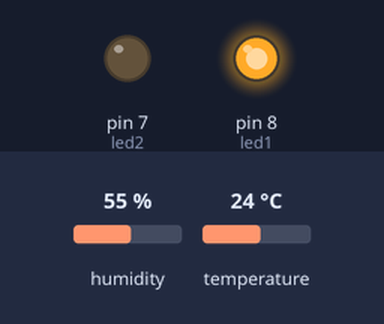
Bench run of a sketch on a simulated Arduino Uno, built with avr-gcc and run on an emulated ATmega328P. Parts: output pins drawn as LEDs (lit = HIGH). The test bench sets the inputs (shaded band); at power-on: humidity 55 %, temperature 24 °C. The local clock reads 2024-03-15 10:24:30 at power-on unless the sketch sets it; no radio packets arrive unless stated; what the sketch prints to the serial monitor is not drawn.

Above: at 3.6 s.
At 6.1 s:
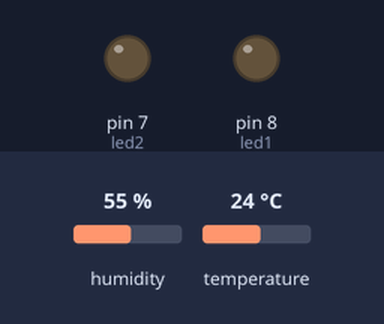
Timing chart, 0 to 8.8 s (numbered marks = the images above):
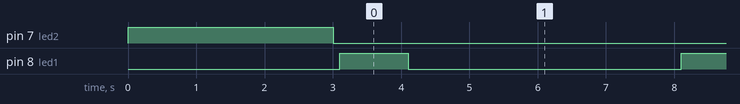

The sketch:

coletor.ino
```cpp
#include <Wire.h>        //Biblioteca para manipulação do protocolo I2C
#include <RTClib.h>
#include <dht.h>
#include <nRF24L01.h>
#include <RF24.h>

#define led1 8      //led de inicialização se estiver tudo ok!!!!
#define led2 7      //led de aguardo de inicialização!!!!
#define DHT11_PIN 5 //definindo pinos para leitura de dados (uidade e temperatura)
#define id 1        //definindo id do modulo transmissor

const uint64_t pipe1 = 0xE14BC8F482LL; //endereço de comunicação para abertura de pipe

dht DHT;            //objeto DHT sendo criado para extração das variáveis
RTC_DS1307 rtc;     //objeto rtc sendo criado para extração da hora
RF24 radio(9,10);   //definindo portas CE porta 9 e CSN porta 10

String enviar = "";
char buf1 [32];

void setup() {
  Serial.begin(9600);
  Serial.println("Modulo Iniciando...");
  Wire.begin();
  pinMode(led1, OUTPUT);     //definindo portas para led de verificação
  pinMode(led2, OUTPUT);     //definindo portas para led de verificação

  digitalWrite(led2, HIGH);       //acendendo led para verificação visual de inicialização
  radio.begin();                  //iniciando comunicação radio
  radio.openWritingPipe(pipe1);   //configurando endereço para comunicação pipe
  radio.stopListening();          //bloqueando estado de leitura no módulo de rádio
  radio.setDataRate(RF24_250KBPS);//Define a taxa de transmissão

  if( !rtc.begin()){
    delay(3000);
    while(true);
  }

  setTimer();
  delay(3000);
  digitalWrite(led2, LOW);   //apagando led de verificação
  Serial.println("Modulo Iniciado com sucesso");
}

void loop() {
  DateTime now = rtc.now(); //iniciando módulo RTC para leitura
  int hora = now.hour();
  int minutos = now.minute();

   // if(verificaEnvioDado(hora, minutos)){
    Serial.println("Preparando dados para envio...");
    preparaStringEnvio();
    Serial.print("Dado preparado:");
    Serial.println(buf1);
    Serial.println("Enviando dados...");
    enviaDados();
  //  }
    piscaLed();
 // delay(10000);
}

//função que fica piscando o led de funcionamento ok
void piscaLed(){
  for(int i=0; i<2; i++){
    digitalWrite(led1, HIGH);  //acendendo led de funcionamento
    delay(1000);
    digitalWrite(led1, LOW);   //apagando led de funcionamento
    delay(4000);
  }
}

//função que prepara a string a ser enviada
void preparaStringEnvio(){
  DateTime now = rtc.now();       //reiniciando módulo RTC para leitura
  DHT.read11(DHT11_PIN);          //iniciando módulo DHT para leitura de temperatura e umidade
  String temperatura, hr, minu, d, m, umidade;

  int ano = now.year();
  int um = DHT.humidity;          //atribuindo umidade a variável um
  int temp = DHT.temperature;     //atribuindo temperatura a variável temp

  if(now.hour()<10){
    hr = "0" + String(now.hour());
  } else {
    hr = String(now.hour());
  }
  if(now.minute()<10){
    minu = "0" + String(now.minute());
  } else {
    minu = String(now.minute());
  }
  if(now.day()<10){
    d = "0" + String(now.day());
  } else {
    d = String(now.day());
  }
  if(now.month()<10){
    m = "0" + String(now.month());
  } else {
    m = String(now.month());
  }
  if(temp<10){
    temperatura = "0" + String(temp);
  } else {
    temperatura = String(temp);
  }
  if(um<10){
    umidade = "0" + String(um);
  } else {
    umidade = String(um);
  }
  enviar = String(id)+","+d+","+m+","+String(ano)+","+hr+","+minu+","+temperatura+","+umidade;
  enviar.toCharArray(buf1, 40);  //convertendo string para char
  delay(10); //INTERVALO
}

void enviaDados(){
  if(radio.write(&buf1, sizeof(buf1))){ //escrita no pipe1 da mensagem
    memset(buf1, 0, sizeof buf1);       //limpando buffer
    digitalWrite(led2, LOW);            //apagando led para verificação
    Serial.println("Dado enviado com sucesso.");
    delay(10);
  }else{
    digitalWrite(led2, HIGH);           //acendendo led para verificação
    Serial.println("Ocorreu um erro, favor verificar.......");
    delay(1000);
  }
}

//função que verifica se variável pode ser enviada
//retorna true se sim e false se não
boolean verificaEnvioDado(int hr, int minuts){
  if(((hr == 8) && (minuts == 0)) || ((hr == 16) && (minuts == 0)) || ((hr == 0) && (minuts == 0))) {
    return true;
  } else {
    return false;
  }
}

void setTimer(){
  //ajustando dia e hora (ano, mes, dia, hora, minutos, segundos);
 // rtc.adjust(DateTime(19, 01, 07, 01, 03, 0));
  rtc.adjust(DateTime(F(__DATE__), F(__TIME__)));
}
```

Measured:
- by itself, pin 8 (led1): alternates HIGH for 1.0 s and LOW for 4.0 s
